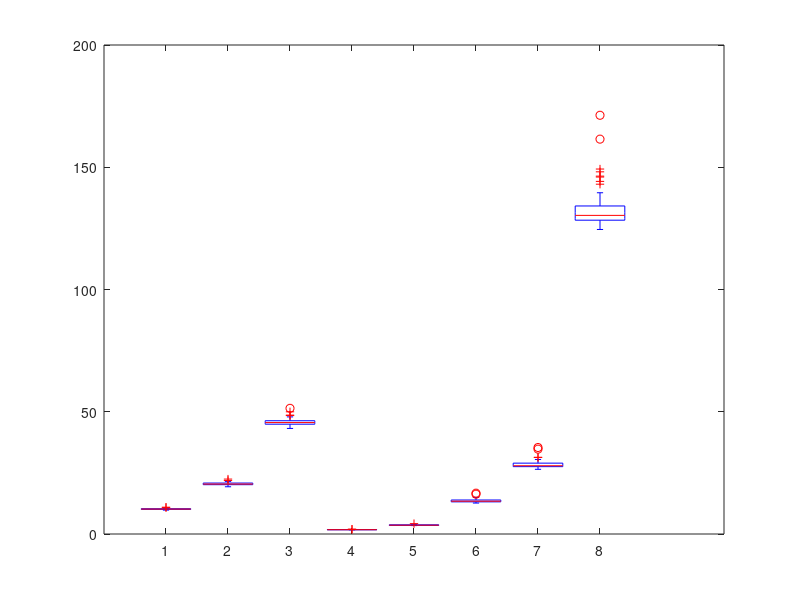
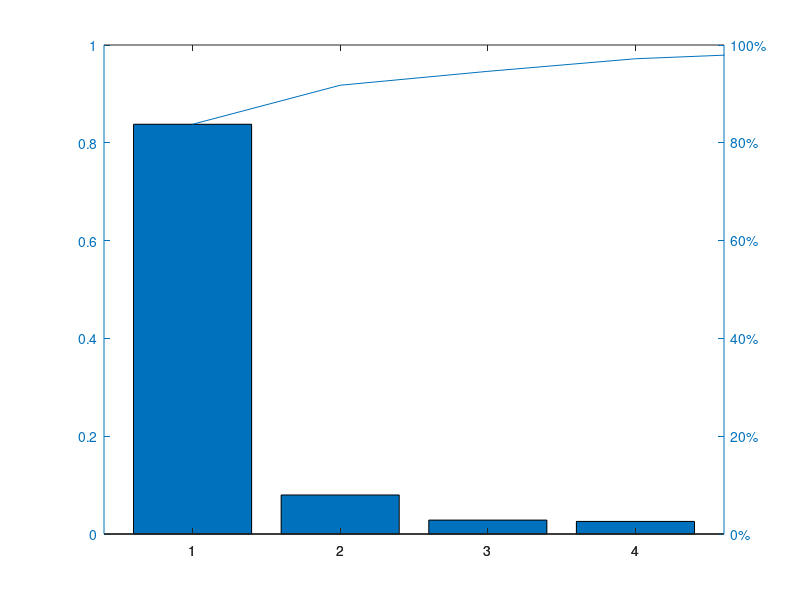

Recreate these plots in MATLAB, in order. (Note: this script raises an error after producing the figures.)
clc; clear; format short

load("dataset_problem_8_1.mat")

X = X_time

x_bar = mean(X)
S = cov(X)
R = corrcoef(X)
figure(1)
boxplot(X)
figure(2)
plotmatrix(X)

%% Perform a PCA on R using svd or eig
[U, S, V] = svd(R)

% U * S * V'
variation = diag(S)/sum(diag(S))
pareto(variation)

%% Indicate the loadings for PC1 (the PC with highest variance explained/highest 
% eigenvalue) on Z-variables (standardized variables) and X-variables respectively
% The difference is to do PCA on R and S
[U, S, V] = svd(R);
% The maximum loading of R
V = (-1)*V;
V(:,1)

% The loading for X, this is complete garbo unsued
% [U_X, S_X, V_X] = svd(X);
% V_X = (-1)*V_X;

%% Calculate the PC1 scores for the 54 countries 
% The scores for the 54 countries
Z = normalize(X);
V_1 = V(:,1)
scores_1 = Z*V(:,1)

%% Indicate the loadings for PC2 (the PC with highest variance explained/highest 
% eigenvalue) on Z-variables (standardized variables) and X-variables respectively
% The difference is to do PCA on R and S
[U, S, V] = svd(R);
% The maximum loading of R
V = (-1)*V;
V_2 = V(:,2)

%% Calculate the PC2 scores for the 54 countries 
% The scores for the 54 countries
Z = normalize(X);
scores_2 = Z*V(:,2)

%% Make some scatter plots and biplots
str = string(1:54);
figure(3)
textscatter(scores_1, scores_2, str);
figure(4)
vbls = {'100m','200m','400m','800m','1500m', '5000m', '10000m', '42192m'}; % Labels for the variables
biplot([V_1 V_2], 'Scores', [scores_1, scores_2], 'Varlabels', vbls)
grid on

%% Calculate the PC3 scores for the 54 countries 
% The scores for the 54 countries
Z = normalize(X);
scores_3 = Z*V(:,3)
V_3 = V(:, 3)

%% Make some scatter plots
figure(5)
vbls = {'100m','200m','400m','800m','1500m', '5000m', '10000m', '42192m'}; % Labels for the variables
biplot([V_1 V_2 V_3], 'Scores', [scores_1, scores_2, scores_3], 'Varlabels', vbls)
grid on

%% Calculate the sample correlation between PC1(vector) and the original variables 
% and likewise for PC2 and interpret the values
correlation_vector_1 = sqrt(S(1, 1)) * V_1
correlation_vector_2 = sqrt(S(2, 2)) * V_2

% Large Sample 
%
% 



